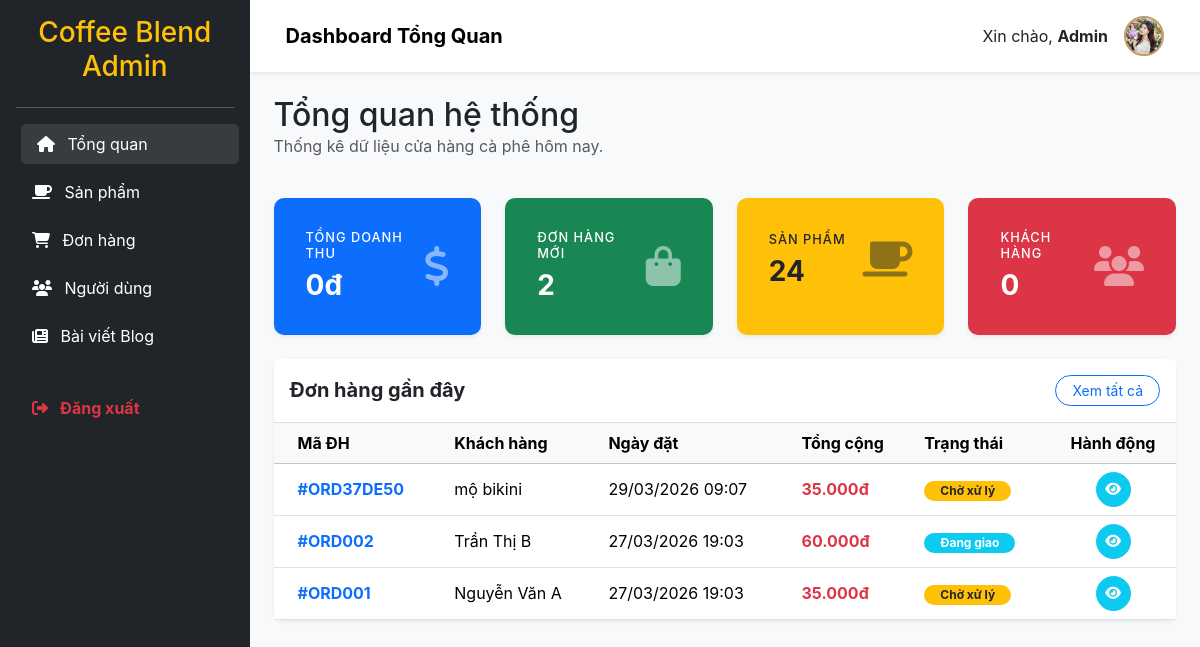
/admin/index.php (signed in), run on the app's committed database.
### tables this page shows
CREATE TABLE `orders` (
  `order_id` int(11) NOT NULL,
  `order_code` varchar(20) NOT NULL COMMENT 'Mã đơn hàng',
  `user_id` int(11) DEFAULT NULL,
  `customer_name` varchar(100) NOT NULL,
  `customer_email` varchar(100) DEFAULT NULL,
  `customer_phone` varchar(15) NOT NULL,
  `customer_address` text NOT NULL,
  `note` text DEFAULT NULL,
  `subtotal` decimal(10,2) NOT NULL COMMENT 'Tạm tính',
  `shipping_fee` decimal(10,2) DEFAULT 0.00,
  `discount` decimal(10,2) DEFAULT 0.00,
  `total` decimal(10,2) NOT NULL COMMENT 'Tổng thanh toán',
  `payment_method` varchar(50) DEFAULT 'cod' COMMENT 'cod, bank, momo, vnpay',
  `payment_status` enum('pending','paid','failed','refunded') DEFAULT 'pending',
  `order_status` enum('pending','confirmed','preparing','shipping','delivered','cancelled') DEFAULT 'pending',
  `order_date` datetime DEFAULT current_timestamp(),
  `delivery_date` datetime DEFAULT NULL,
  `completed_at` datetime DEFAULT NULL
);

### config/functions.php (called while the page is built, shortened)
<?php
function format_price($price) {
    return number_format($price, 0, ',', '.') . 'đ';
}
function sanitize($input) {
    return htmlspecialchars(trim($input), ENT_QUOTES, 'UTF-8');
}
?>

### admin/index.php (the view, shortened to what this page needs)
<?php
include 'includes/header.php';
include 'includes/sidebar.php';
?>
<?php
$revenue = $pdo->query("SELECT SUM(total) FROM orders WHERE order_status = 'delivered'")->fetchColumn() ?: 0;
$new_orders = $pdo->query("SELECT COUNT(*) FROM orders WHERE order_status = 'pending'")->fetchColumn();
$total_products = $pdo->query("SELECT COUNT(*) FROM products")->fetchColumn();
$total_users = $pdo->query("SELECT COUNT(*) FROM users WHERE role = 'customer'")->fetchColumn();
$stmt_recent = $pdo->query("SELECT * FROM orders ORDER BY order_id DESC LIMIT 5");
$recent_orders = $stmt_recent->fetchAll();
?>
<div class="row mb-4">
    <div class="col-12">
        <h2 class="mb-0">Tổng quan hệ thống</h2>
        <p class="text-muted">Thống kê dữ liệu cửa hàng cà phê hôm nay.</p>
    </div>
</div>
<div class="row g-4 mb-4">
    <div class="col-md-3">
        <div class="card bg-primary text-white h-100 p-3 shadow-sm border-0">
            <div class="card-body">
                <div class="d-flex justify-content-between align-items-center">
                    <div>
                        <h6 class="text-uppercase mb-2" style="font-size: 0.8rem; letter-spacing: 1px;">Tổng Doanh Thu</h6>
                        <h3 class="mb-0 fw-bold"><?php echo format_price($revenue); ?></h3>
                    </div>
                    <div class="fs-1 opacity-50"><i class="fas fa-dollar-sign"></i></div>
                </div>
            </div>
        </div>
    </div>
    <div class="col-md-3">
        <div class="card bg-success text-white h-100 p-3 shadow-sm border-0">
            <div class="card-body">
                <div class="d-flex justify-content-between align-items-center">
                    <div>
                        <h6 class="text-uppercase mb-2" style="font-size: 0.8rem; letter-spacing: 1px;">Đơn Hàng Mới</h6>
                        <h3 class="mb-0 fw-bold"><?php echo $new_orders; ?></h3>
                    </div>
                    <div class="fs-1 opacity-50"><i class="fas fa-shopping-bag"></i></div>
                </div>
            </div>
        </div>
    </div>
    <div class="col-md-3">
        <div class="card bg-warning text-dark h-100 p-3 shadow-sm border-0">
            <div class="card-body">
                <div class="d-flex justify-content-between align-items-center">
                    <div>
                        <h6 class="text-uppercase mb-2" style="font-size: 0.8rem; letter-spacing: 1px;">Sản Phẩm</h6>
                        <h3 class="mb-0 fw-bold"><?php echo $total_products; ?></h3>
                    </div>
                    <div class="fs-1 opacity-50"><i class="fas fa-coffee"></i></div>
                </div>
            </div>
        </div>
    </div>
    <div class="col-md-3">
        <div class="card bg-danger text-white h-100 p-3 shadow-sm border-0">
            <div class="card-body">
                <div class="d-flex justify-content-between align-items-center">
                    <div>
                        <h6 class="text-uppercase mb-2" style="font-size: 0.8rem; letter-spacing: 1px;">Khách Hàng</h6>
                        <h3 class="mb-0 fw-bold"><?php echo $total_users; ?></h3>
                    </div>
                    <div class="fs-1 opacity-50"><i class="fas fa-users"></i></div>
                </div>
            </div>
        </div>
    </div>
</div>
<div class="card mb-4 shadow-sm border-0">
    <div class="card-header bg-white d-flex justify-content-between align-items-center py-3 border-bottom">
        <h5 class="mb-0 fw-bold text-dark">Đơn hàng gần đây</h5>
        <a href="orders.php" class="btn btn-sm btn-outline-primary px-3 rounded-pill">Xem tất cả</a>
    </div>
    <div class="card-body p-0">
        <div class="table-responsive">
            <table class="table table-hover align-middle mb-0">
                <thead class="table-light">
                    <tr>
                        <th class="ps-4">Mã ĐH</th>
                        <th>Khách hàng</th>
                        <th>Ngày đặt</th>
                        <th>Tổng cộng</th>
                        <th>Trạng thái</th>
                        <th class="text-center">Hành động</th>
                    </tr>
                </thead>
                <tbody>
                    <?php if (empty($recent_orders)): ?>
                        <tr><td colspan="6" class="text-center py-4">Chưa có đơn hàng nào hôm nay.</td></tr>
                    <?php else: ?>
                        <?php foreach ($recent_orders as $order):
                            $status_badge = 'bg-warning text-dark';
                            $status_text = 'Chờ xử lý';
                            switch($order['order_status']) {
                                case 'shipping': $status_badge = 'bg-info'; $status_text = 'Đang giao'; break;
                            }
                        ?>
                        <tr>
                            <td class="ps-4 fw-bold text-primary">#<?php echo sanitize($order['order_code']); ?></td>
                            <td><?php echo sanitize($order['customer_name']); ?></td>
                            <td><?php echo date('d/m/Y H:i', strtotime($order['order_date'])); ?></td>
                            <td class="text-danger fw-bold"><?php echo format_price($order['total']); ?></td>
                            <td><span class="badge <?php echo $status_badge; ?> rounded-pill px-3"><?php echo $status_text; ?></span></td>
                            <td class="text-center">
                                <a href="order-detail.php?id=<?php echo $order['order_id']; ?>" class="btn btn-sm btn-info text-white rounded-circle p-2" style="width: 35px; height: 35px; display: inline-flex; align-items: center; justify-content: center;"><i class="fas fa-eye"></i></a>
                            </td>
                        </tr>
                        <?php endforeach; ?>
                    <?php endif; ?>
                </tbody>
            </table>
        </div>
    </div>
</div>
<?php include 'includes/footer.php'; ?>

### admin/css/admin.css (style rules this page uses)
body { font-family: 'Inter', 'Segoe UI', Roboto, sans-serif; background-color: #f8f9fa; }
.card { border: none; border-radius: 10px; box-shadow: 0 4px 6px rgba(0,0,0,0.05); transition: transform 0.3s; }

### data on the page
orders: order_code "ORD37DE50", customer_name "mộ bikini", order_date "29/03/2026 09:07", total "35.000đ", status_text "Chờ xử lý", $order['order_id'] 3 (drawn)
orders: order_code "ORD002", customer_name "Trần Thị B", order_date "27/03/2026 19:03", total "60.000đ", order_status "Đang giao"
orders: order_code "ORD001", customer_name "Nguyễn Văn A", order_date "27/03/2026 19:03", total "35.000đ", status_text "Chờ xử lý"

### other printed values
format_price($revenue) "0đ"
$new_orders "2"
$total_products "24"
$total_users "0"
